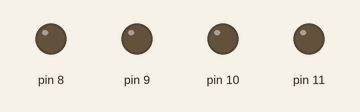
Simulated run of this sketch. Board: Arduino Uno, built with avr-gcc and run on an emulated ATmega328P. On the bench: output pins drawn as LEDs (lit = HIGH).

Above: at 0.5 s.
At 1.7 s:
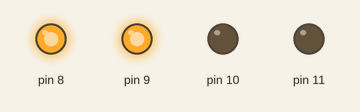
At 2.2 s:
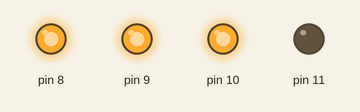
At 4.2 s:
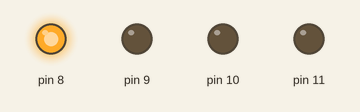
At 6.0 s:
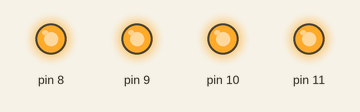
Timing chart, 0 to 6.9 s (numbered marks = the images above):
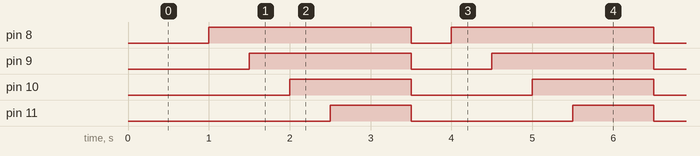

Measured:
- by itself, pin 8: alternates HIGH for 2.5 s and LOW for 0.50 s
- by itself, pin 9: alternates HIGH for 2.0 s and LOW for 1.0 s
- by itself, pin 10: alternates HIGH for 1.5 s and LOW for 1.5 s
- by itself, pin 11: alternates HIGH for 1.0 s and LOW for 2.0 s

The sketch:

Activity3.4.ino
```cpp
// C++ code
//
void setup()
{
  pinMode(8, OUTPUT);
  pinMode(9, OUTPUT);
  pinMode(10, OUTPUT);
  pinMode(11, OUTPUT);
}

void loop()
{
  for(int i=0;i<=5;i++){
    if(i==1){
      digitalWrite(8, LOW);
      digitalWrite(9, LOW);
      digitalWrite(10, LOW);
      digitalWrite(11, LOW);
    }
    if(i==2){
      digitalWrite(8, HIGH);
      digitalWrite(9, LOW);
      digitalWrite(10, LOW);
      digitalWrite(11, LOW);
    }
    if(i==3){
      digitalWrite(8, HIGH);
      digitalWrite(9, HIGH);
      digitalWrite(10, LOW);
      digitalWrite(11, LOW);
    }
    if(i==4){
      digitalWrite(8, HIGH);
      digitalWrite(9, HIGH);
      digitalWrite(10, HIGH);
      digitalWrite(11, LOW);
    }
    if(i==5){
      digitalWrite(8, HIGH);
      digitalWrite(9, HIGH);
      digitalWrite(10, HIGH);
      digitalWrite(11, HIGH);
    }
    delay(500);
  }
}
```
